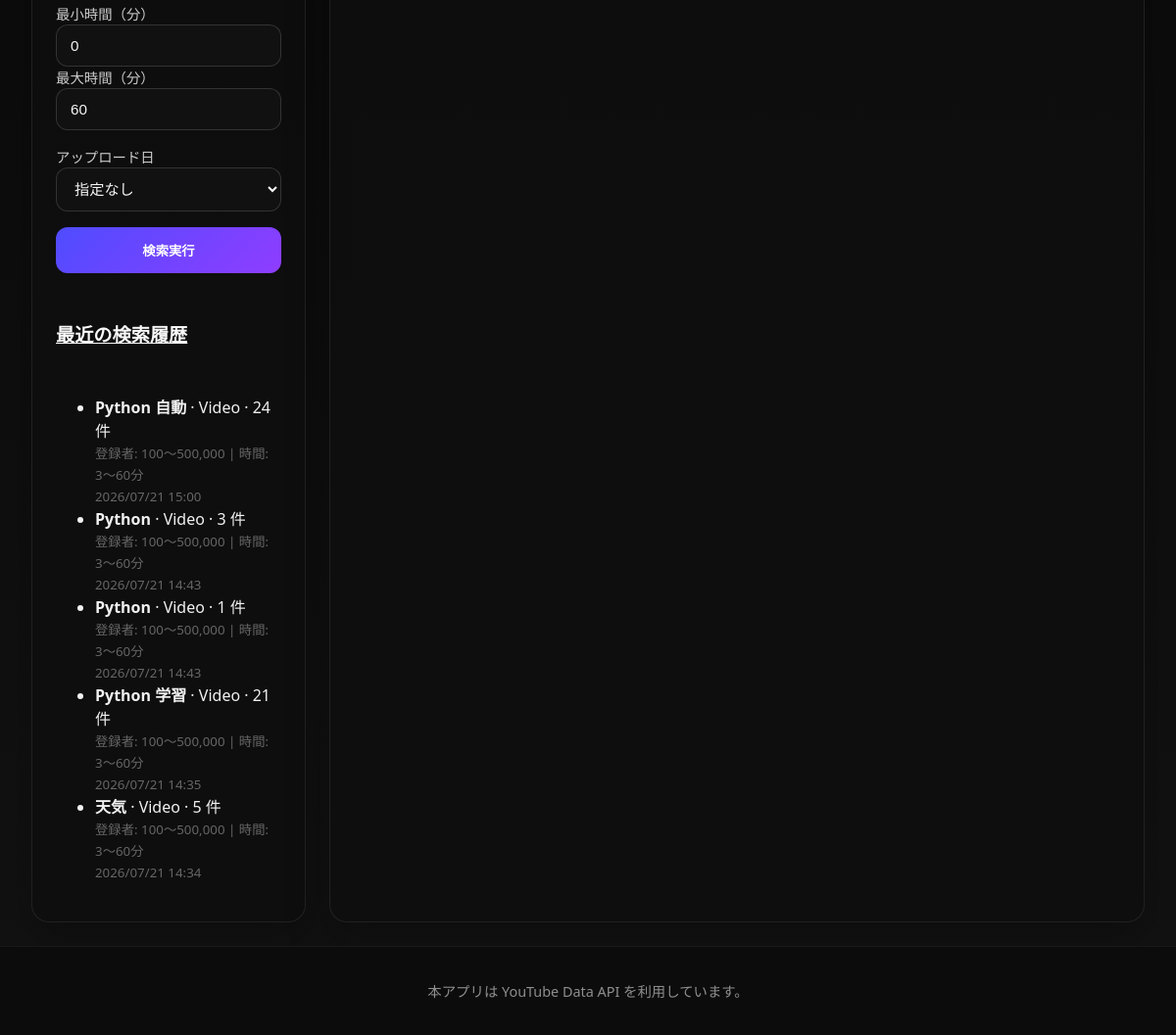
Before: / (signed in, lower part) with the older database file.
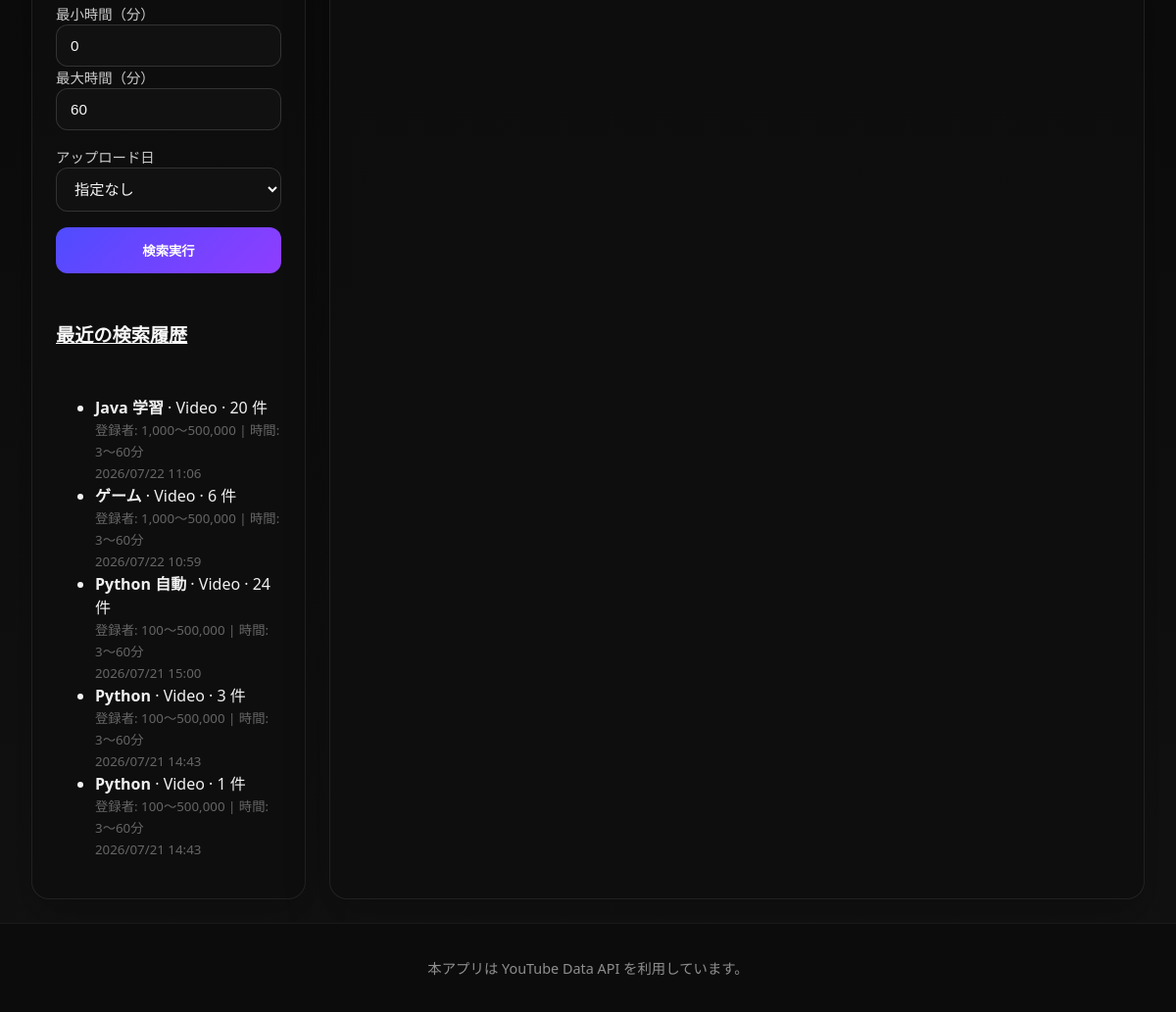
After: the same page with the newer database file.
### youtube_app/models.py (models this page shows, shortened)
class SearchHistory(models.Model):
    target = models.CharField(max_length=16, default='video')
    query = models.CharField(max_length=255)
    max_results = models.PositiveSmallIntegerField(default=50)
    order = models.CharField(max_length=32, default='viewCount')
    lower_threshold = models.PositiveIntegerField(default=100000)
    upper_threshold = models.PositiveIntegerField(default=500000)
    min_duration = models.PositiveIntegerField(default=0)
    max_duration = models.PositiveIntegerField(default=60)
    date_option = models.CharField(max_length=16, default='none')
    results_count = models.PositiveIntegerField(default=0)
    created_at = models.DateTimeField(auto_now_add=True)
    user = models.ForeignKey(User, on_delete=models.CASCADE, related_name='search_histories', null=True, blank=True)
    class Meta:
        ordering = ['-created_at']

### youtube_app/views.py (the view, shortened to what this page needs)
# urls.py: path('', views.search_view, name='search'),
@login_required # 検索もログイン必須にする場合
def search_view(request):
    if not request.GET and 'last_search_params' in request.session:
        saved_params = request.session['last_search_params']
        context = get_query_parameters(request) # デフォルト値で初期化
        context.update(saved_params)            # 保存されていた値で上書き
    else:
        context = get_query_parameters(request)
    context['base_query_string'] = build_query_string_without_select(request)
    context['is_video_mode'] = context['target'] == 'video'
    context['results'] = []
    context['error_message'] = ''
    favorite_lists = []
    if request.user.is_authenticated:
        for i in range(1, 6):
            obj, created = FavoriteList.objects.get_or_create(
                user=request.user, index=i,
                defaults={'name': f'リスト {i}'}
            )
            favorite_lists.append(obj)
    context['favorite_lists'] = favorite_lists
    context['recent_history'] = SearchHistory.objects.filter(user=request.user)[:5] if request.user.is_authenticated else []
    return render(request, 'youtube_app/search.html', context)

### youtube_app/views.py (called while the page is built)
def get_query_parameters(request: HttpRequest) -> dict:
    return {
        'target': request.GET.get('target', 'video'),
        'query': request.GET.get('query', 'Python 自動化'),
        'max_results': int(request.GET.get('max_results', 50) or 50),
        'order': request.GET.get('order', 'viewCount'),
        'lower_threshold': int(request.GET.get('lower_threshold', 100000) or 100000),
        'upper_threshold': int(request.GET.get('upper_threshold', 500000) or 500000),
        'min_duration': int(request.GET.get('min_duration', 0) or 0),
        'max_duration': int(request.GET.get('max_duration', 60) or 60),
        'date_option': request.GET.get('date_option', 'none'),
        'selected_video_id': request.GET.get('select', ''),
    }

def build_query_string_without_select(request):
    params = request.GET.copy()
    params.pop('select', None)
    return params.urlencode()

### youtube_app/templates/youtube_app/search.html (shortened to what this page needs)
{% load static humanize %}
<!DOCTYPE html>
<html lang="ja">
<head>
    <link rel="stylesheet" href="{% static 'youtube_app/style.css' %}">
</head>
<body>
    <div class="page-shell">
        <main class="layout-grid">
            <section class="panel sidebar-panel">
                <div class="panel-card">
                    <form method="get" class="search-form">
                        <div class="field-group columns-2 video-filter">
                            <div>
                                <label for="min_duration">最小時間（分）</label>
                                <input id="min_duration" name="min_duration" type="number" min="0" value="{{ min_duration }}">
                            </div>
                            <div>
                                <label for="max_duration">最大時間（分）</label>
                                <input id="max_duration" name="max_duration" type="number" min="0" value="{{ max_duration }}">
                            </div>
                        </div>
                        <div class="field-group video-filter">
                            <label for="date_option">アップロード日</label>
                            <select id="date_option" name="date_option">
                                <option value="none" {% if date_option == 'none' %}selected{% endif %}>指定なし</option>
                            </select>
                        </div>
                        <div class="actions">
                            <button type="submit" class="primary-button">検索実行</button>
                        </div>
                    </form>
                </div>
                <div class="panel-card history-panel">
                    <h2><a href="{% url 'youtube_app:history' %}" style="color: inherit; text-decoration: underline;">最近の検索履歴</a></h2>
                    {% if recent_history %}
                        <ul class="history-list">
                            {% for history in recent_history %}
                                <li>
                                    <strong>{{ history.query }}</strong> · {{ history.target|title }} · {{ history.results_count }} 件<br>
                                    <small style="color: #666;">
                                        登録者: {{ history.lower_threshold|intcomma }}〜{{ history.upper_threshold|intcomma }}
                                        {% if history.target == 'video' %}| 時間: {{ history.min_duration }}〜{{ history.max_duration }}分{% endif %}<br>
                                        {{ history.created_at|date:'Y/m/d H:i' }}
                                    </small>
                                </li>
                            {% endfor %}
                        </ul>
                    {% else %}
                        <div class="message info">検索履歴はまだありません。</div>
                    {% endif %}
                </div>
            </section>
            <section class="panel results-panel">
            </section>
        </main>
        <footer class="app-footer">
            <p>本アプリは YouTube Data API を利用しています。</p>
        </footer>
    </div>
</body>
</html>

### youtube_app/static/youtube_app/style.css (style rules this page uses)
:root { color-scheme: dark; color: #f5f5f5; background: #040404; font-family: 'Segoe UI', 'Helvetica Neue', Arial, 'Noto Sans JP', sans-serif; }
* { box-sizing: border-box; }
body { margin: 0; min-height: 100vh; background: linear-gradient(180deg, #070707 0%, #121212 100%); color: #f1f1f1; }
.page-shell { display: flex; flex-direction: column; min-height: 100vh; }
.layout-grid { display: grid; gap: 24px; padding: 24px 32px; grid-template-columns: 280px minmax(0, 1fr); flex: 1; }
.panel { background: rgba(15, 15, 15, 0.92); border: 1px solid rgba(255, 255, 255, 0.08); border-radius: 18px; box-shadow: 0 16px 45px rgba(0, 0, 0, 0.25); }
.results-panel { min-height: auto; }
.panel-card { padding: 24px; }
.sidebar-panel .panel-card { display: flex; flex-direction: column; gap: 16px; }
.panel h2 { margin: 0 0 16px; font-size: 1.2rem; color: #f8f8f8; }
.field-group { display: flex; flex-direction: column; gap: 8px; margin-bottom: 16px; }
.field-group label { color: #ccc; font-size: 0.9rem; }
.field-group input, .field-group select { border: 1px solid rgba(255, 255, 255, 0.14); border-radius: 12px; background: #111; color: #f5f5f5; padding: 12px 14px; font-size: 0.95rem; width: 100%; min-width: 0; }
.field-group input::placeholder { color: #6d6d6d; }
.columns-2, .range-inputs, .field-group { min-width: 0; }
.columns-2 { display: grid; gap: 12px; grid-template-columns: 1fr 1fr; }
.actions { display: flex; justify-content: stretch; min-width: 0; }
.primary-button { width: 100%; border: none; border-radius: 12px; padding: 14px 18px; background: linear-gradient(135deg, #4f4cff, #8f3dff); color: #fff; font-weight: 700; cursor: pointer; transition: transform 0.2s ease, box-shadow 0.2s ease; }
.app-footer { padding: 20px 32px; text-align: center; color: #8f8f8f; font-size: 0.9rem; background: #0c0c0c; border-top: 1px solid rgba(255, 255, 255, 0.06); }

Changed rows visible on the page:
no longer on this page (row unchanged): SearchHistory: query "Python 学習", target "Video", results_count "21", lower_threshold "100", upper_threshold "500,000", min_duration "3", max_duration "60", created_at "2026/07/21 14:35"
no longer on this page (row unchanged): SearchHistory: query "天気", target "Video", results_count "5", lower_threshold "100", upper_threshold "500,000", min_duration "3", max_duration "60", created_at "2026/07/21 14:34"
added SearchHistory: query "Java 学習", target "Video", results_count "20", lower_threshold "1,000", upper_threshold "500,000", min_duration "3", max_duration "60", created_at "2026/07/22 11:06"
added SearchHistory: query "ゲーム", target "Video", results_count "6", lower_threshold "1,000", upper_threshold "500,000", min_duration "3", max_duration "60", created_at "2026/07/22 10:59"
